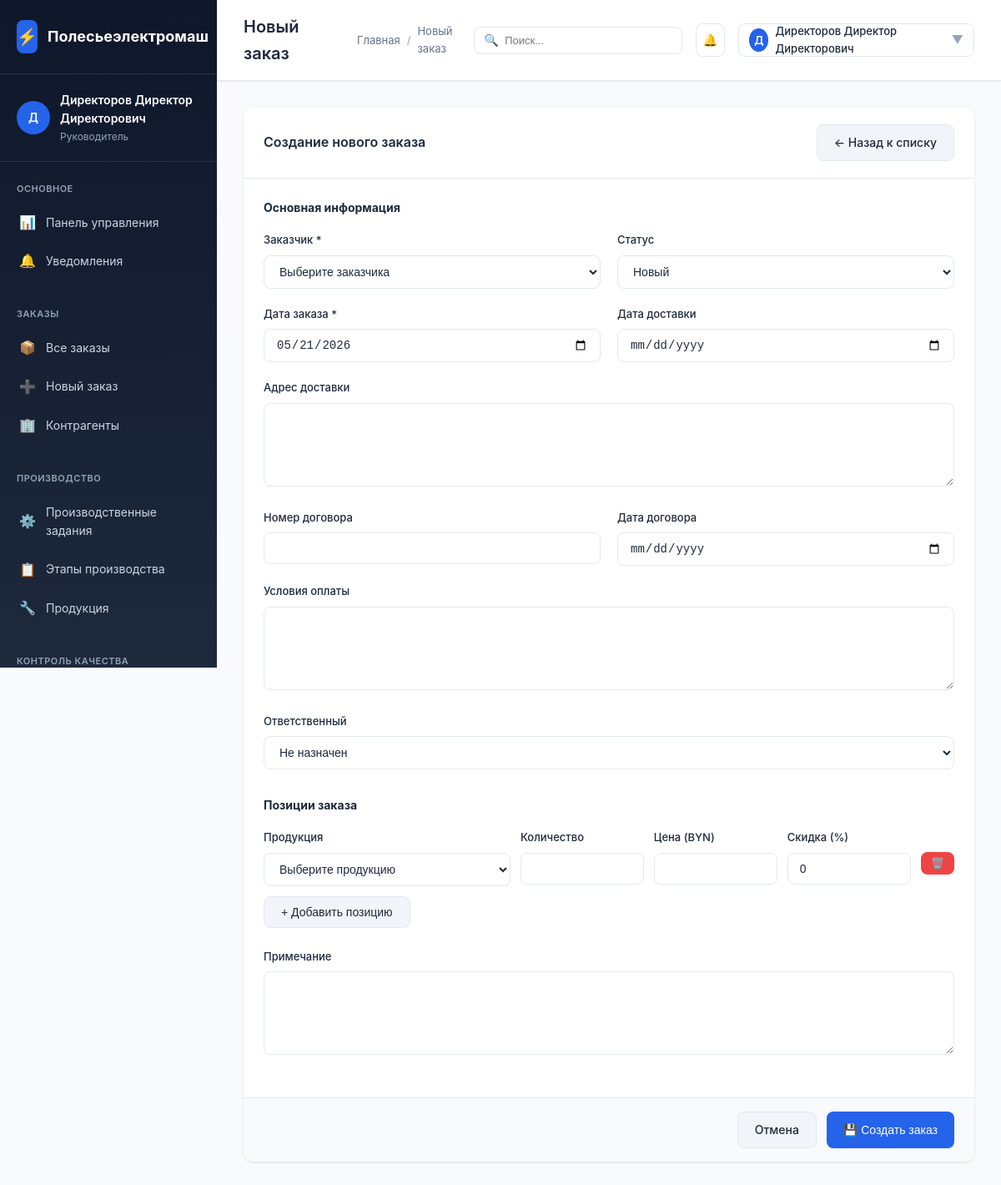
Page /polesie/modules/orders/create.php (signed in) on the committed database.
### tables this page shows
CREATE TABLE `users` (
  `id` INT AUTO_INCREMENT PRIMARY KEY,
  `username` VARCHAR(50) NOT NULL UNIQUE,
  `password_hash` VARCHAR(255) NOT NULL,
  `full_name` VARCHAR(200) NOT NULL,
  `email` VARCHAR(100),
  `phone` VARCHAR(20),
  `role_id` INT NOT NULL,
  `department` VARCHAR(100),
  `position` VARCHAR(100),
  `avatar` VARCHAR(255),
  `is_active` BOOLEAN DEFAULT TRUE,
  `last_login` TIMESTAMP NULL,
  `created_at` TIMESTAMP DEFAULT CURRENT_TIMESTAMP,
  `updated_at` TIMESTAMP DEFAULT CURRENT_TIMESTAMP ON UPDATE CURRENT_TIMESTAMP,
  FOREIGN KEY (`role_id`) REFERENCES `user_roles`(`id`) ON DELETE RESTRICT
);

CREATE TABLE `user_roles` (
  `id` INT AUTO_INCREMENT PRIMARY KEY,
  `name` VARCHAR(100) NOT NULL,
  `code` VARCHAR(50) NOT NULL UNIQUE,
  `description` TEXT,
  `permissions` JSON,
  `is_active` BOOLEAN DEFAULT TRUE
);

### polesie/config/config.php (called while the page is built, shortened)
<?php
function getDbConnection() {
    static $pdo = null;
    if ($pdo === null) {
        try {
            $dsn = "mysql:host=" . DB_HOST . ";dbname=" . DB_NAME . ";charset=" . DB_CHARSET;
            $options = [
                PDO::ATTR_ERRMODE => PDO::ERRMODE_EXCEPTION,
                PDO::ATTR_DEFAULT_FETCH_MODE => PDO::FETCH_ASSOC,
                PDO::ATTR_EMULATE_PREPARES => false,
            ];
            $pdo = new PDO($dsn, DB_USER, DB_PASS, $options);
        } catch (PDOException $e) {
            die("Ошибка подключения к базе данных: " . $e->getMessage());
        }
    }
    return $pdo;
}
function e($string) {
    return htmlspecialchars($string ?? '', ENT_QUOTES, 'UTF-8');
}
function isLoggedIn() {
    return isset($_SESSION['user_id']) && !empty($_SESSION['user_id']);
}
function getCurrentUser() {
    static $user = null;
    if ($user === null) {
        $pdo = getDbConnection();
        $stmt = $pdo->prepare("
            SELECT u.*, r.code as role_code, r.name as role_name
            FROM users u
            JOIN user_roles r ON u.role_id = r.id
            WHERE u.id = ? AND u.is_active = TRUE
        ");
        $stmt->execute([$_SESSION['user_id']]);
        $user = $stmt->fetch();
    }
    return $user;
}
function hasPermission($permission) {
    $user = getCurrentUser();
    return true;
}

### polesie/modules/orders/create.php (the view, shortened to what this page needs)
<?php
require_once __DIR__ . '/../../config/config.php';
if (!hasPermission('orders.create')) {
    die('Доступ запрещен');
}
$user = getCurrentUser();
$pdo = getDbConnection();
$statuses = $pdo->query("SELECT * FROM order_statuses WHERE is_active = TRUE ORDER BY sort_order")->fetchAll();
$pageTitle = 'Новый заказ';
?>
<!DOCTYPE html>
<html lang="ru">
<head>
    <link rel="stylesheet" href="../../assets/css/style.css">
</head>
<body>
    <div class="app-container">
        <?php include '../../includes/sidebar.php'; ?>
        <div class="main-content">
            <?php include '../../includes/topbar.php'; ?>
            <div class="content-area">
                <div class="card">
                    <div class="card-header">
                        <h3 class="card-title">Создание нового заказа</h3>
                        <a href="list.php" class="btn btn-secondary">← Назад к списку</a>
                    </div>
                    <form method="POST" action="" id="orderForm">
                        <div class="card-body">
                            <h4 style="margin-bottom: 16px; color: var(--text-primary);">Основная информация</h4>
                            <div class="form-row">
                                <div class="form-group">
                                    <label class="form-label">Заказчик *</label>
                                    <select name="contractor_id" class="form-control" required>
                                        <option value="">Выберите заказчика</option>
                                    </select>
                                </div>
                                <div class="form-group">
                                    <label class="form-label">Статус</label>
                                    <select name="status_id" class="form-control">
                                        <?php foreach ($statuses as $s): ?>
                                        <option value="<?= $s['id'] ?>" <?= (($_POST['status_id'] ?? 1) == $s['id']) ? 'selected' : '' ?>>
                                            <?= e($s['name']) ?>
                                        </option>
                                        <?php endforeach; ?>
                                    </select>
                                </div>
                            </div>
                            <div class="form-row">
                                <div class="form-group">
                                    <label class="form-label">Дата заказа *</label>
                                    <input type="date" name="order_date" class="form-control"
                                           value="<?= $_POST['order_date'] ?? date('Y-m-d') ?>" required>
                                </div>
                                <div class="form-group">
                                    <label class="form-label">Дата доставки</label>
                                    <input type="date" name="delivery_date" class="form-control"
                                           value="<?= $_POST['delivery_date'] ?? '' ?>">
                                </div>
                            </div>
                            <div class="form-group">
                                <label class="form-label">Адрес доставки</label>
                                <textarea name="delivery_address" class="form-control" rows="2"><?= e($_POST['delivery_address'] ?? '') ?></textarea>
                            </div>
                            <div class="form-row">
                                <div class="form-group">
                                    <label class="form-label">Номер договора</label>
                                    <input type="text" name="contract_number" class="form-control"
                                           value="<?= e($_POST['contract_number'] ?? '') ?>">
                                </div>
                                <div class="form-group">
                                    <label class="form-label">Дата договора</label>
                                    <input type="date" name="contract_date" class="form-control"
                                           value="<?= $_POST['contract_date'] ?? '' ?>">
                                </div>
                            </div>
                            <div class="form-group">
                                <label class="form-label">Условия оплаты</label>
                                <textarea name="payment_terms" class="form-control" rows="2"><?= e($_POST['payment_terms'] ?? '') ?></textarea>
                            </div>
                            <div class="form-group">
                                <label class="form-label">Ответственный</label>
                                <select name="responsible_user_id" class="form-control">
                                    <option value="">Не назначен</option>
                                </select>
                            </div>
                            <h4 style="margin: 32px 0 16px; color: var(--text-primary);">Позиции заказа</h4>
                            <div id="orderItems">
                                <div class="order-item" style="display: grid; grid-template-columns: 2fr 1fr 1fr 1fr auto; gap: 12px; margin-bottom: 12px; align-items: start;">
                                    <div class="form-group" style="margin-bottom: 0;">
                                        <label class="form-label">Продукция</label>
                                        <select name="items[0][product_id]" class="form-control product-select" required>
                                            <option value="">Выберите продукцию</option>
                                        </select>
                                    </div>
                                    <div class="form-group" style="margin-bottom: 0;">
                                        <label class="form-label">Количество</label>
                                        <input type="number" name="items[0][quantity]" class="form-control quantity" step="0.001" min="0" required>
                                    </div>
                                    <div class="form-group" style="margin-bottom: 0;">
                                        <label class="form-label">Цена (BYN)</label>
                                        <input type="number" name="items[0][unit_price]" class="form-control unit-price" step="0.01" min="0">
                                    </div>
                                    <div class="form-group" style="margin-bottom: 0;">
                                        <label class="form-label">Скидка (%)</label>
                                        <input type="number" name="items[0][discount]" class="form-control discount" step="0.1" min="0" max="100" value="0">
                                    </div>
                                    <div style="padding-top: 28px;">
                                        <button type="button" class="btn btn-danger btn-sm remove-item" disabled>🗑️</button>
                                    </div>
                                </div>
                            </div>
                            <button type="button" class="btn btn-secondary" onclick="addItem()">+ Добавить позицию</button>
                            <div class="form-group" style="margin-top: 24px;">
                                <label class="form-label">Примечание</label>
                                <textarea name="notes" class="form-control" rows="3"><?= e($_POST['notes'] ?? '') ?></textarea>
                            </div>
                        </div>
                        <div class="card-footer">
                            <div style="display: flex; justify-content: flex-end; gap: 12px;">
                                <a href="list.php" class="btn btn-secondary">Отмена</a>
                                <button type="submit" class="btn btn-primary">💾 Создать заказ</button>
                            </div>
                        </div>
                    </form>
                </div>
            </div>
        </div>
    </div>
</body>
</html>

### polesie/includes/sidebar.php (shortened to what this page needs)
<div class="sidebar">
    <div class="sidebar-header">
        <div class="sidebar-logo">
            <div class="sidebar-logo-icon">⚡</div>
            <span>Полесьеэлектромаш</span>
        </div>
    </div>
    <div class="sidebar-user">
        <div class="sidebar-user-info">
            <div class="sidebar-user-avatar">
                <?= mb_substr($user['full_name'], 0, 1) ?>
            </div>
            <div class="sidebar-user-details">
                <div class="sidebar-user-name"><?= e($user['full_name']) ?></div>
                <div class="sidebar-user-role"><?= e($user['role_name']) ?></div>
            </div>
        </div>
    </div>
    <nav class="sidebar-nav">
        <div class="sidebar-nav-section">
            <div class="sidebar-nav-title">Основное</div>
            <a href="../index.php" class="sidebar-nav-item <?= basename($_SERVER['PHP_SELF']) == 'index.php' ? 'active' : '' ?>">
                <span class="sidebar-nav-icon">📊</span>
                <span>Панель управления</span>
            </a>
            <a href="#" class="sidebar-nav-item">
                <span class="sidebar-nav-icon">🔔</span>
                <span>Уведомления</span>
            </a>
        </div>
        <div class="sidebar-nav-section">
            <div class="sidebar-nav-title">Заказы</div>
            <a href="orders/list.php" class="sidebar-nav-item">
                <span class="sidebar-nav-icon">📦</span>
                <span>Все заказы</span>
            </a>
            <a href="orders/create.php" class="sidebar-nav-item">
                <span class="sidebar-nav-icon">➕</span>
                <span>Новый заказ</span>
            </a>
            <a href="contractors/list.php" class="sidebar-nav-item">
                <span class="sidebar-nav-icon">🏢</span>
                <span>Контрагенты</span>
            </a>
        </div>
        <div class="sidebar-nav-section">
            <div class="sidebar-nav-title">Производство</div>
            <a href="production/list.php" class="sidebar-nav-item">
                <span class="sidebar-nav-icon">⚙️</span>
                <span>Производственные задания</span>
            </a>
            <a href="production/stages.php" class="sidebar-nav-item">
                <span class="sidebar-nav-icon">📋</span>
                <span>Этапы производства</span>
            </a>
            <a href="products/list.php" class="sidebar-nav-item">
                <span class="sidebar-nav-icon">🔧</span>
                <span>Продукция</span>
            </a>
        </div>
        <div class="sidebar-nav-section">
            <div class="sidebar-nav-title">Контроль качества</div>
        </div>
    </nav>
</div>

### polesie/includes/topbar.php (shortened to what this page needs)
<div class="topbar">
    <div class="topbar-left">
        <h1 class="topbar-title"><?= e($pageTitle) ?></h1>
        <div class="topbar-breadcrumb">
            <a href="../index.php">Главная</a>
            <span class="topbar-breadcrumb-separator">/</span>
            <span><?= e($pageTitle) ?></span>
        </div>
    </div>
    <div class="topbar-right">
        <div style="position: relative;">
            <input
                type="text"
                placeholder="Поиск..."
                style="padding: 8px 14px 8px 36px; border: 1px solid var(--border-color); border-radius: var(--border-radius); width: 250px; font-size: 13px;"
            >
            <span style="position: absolute; left: 12px; top: 50%; transform: translateY(-50%); color: var(--text-muted);">🔍</span>
        </div>
        <div class="topbar-action" onclick="toggleNotifications()">
            <span>🔔</span>
        </div>
        <div style="position: relative;">
            <div class="topbar-action" onclick="toggleProfileMenu()" style="width: auto; padding: 8px 12px; gap: 8px;">
                <div style="width: 28px; height: 28px; background: var(--primary-color); border-radius: 50%; display: flex; align-items: center; justify-content: center; color: white; font-size: 13px; font-weight: 600;">
                    <?= mb_substr($user['full_name'], 0, 1) ?>
                </div>
                <span style="font-size: 13px; font-weight: 500;"><?= e($user['full_name']) ?></span>
                <span style="color: var(--text-muted);">▼</span>
            </div>
        </div>
    </div>
</div>

### rows in the picture
users: full_name "Д", full_name "Директоров Директор Директорович", role.name "Руководитель"

### other values in the picture
$pageTitle "Новый заказ"
form field status_id "Новый"
